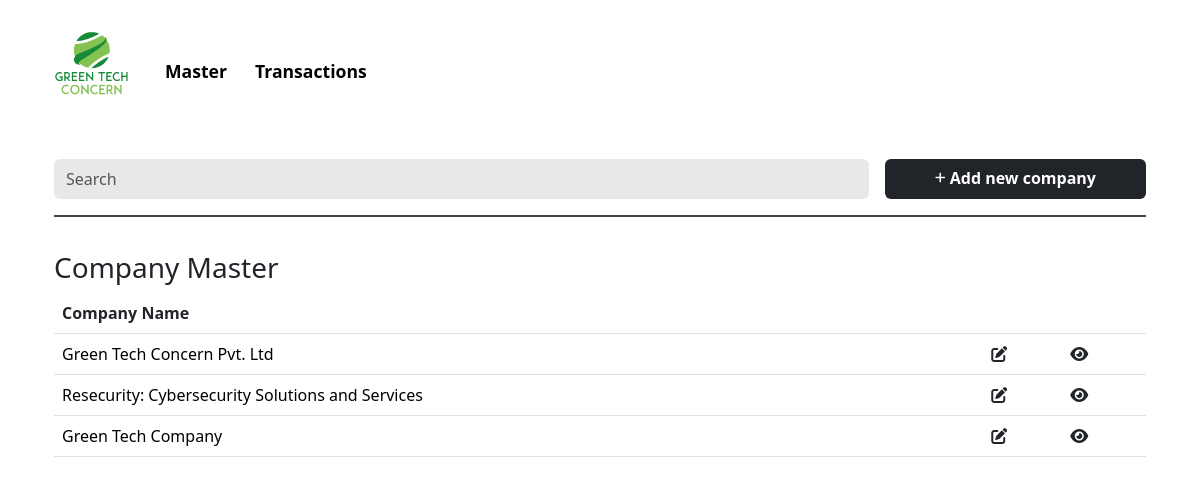
Before: /master/?selection=company with the older database file.
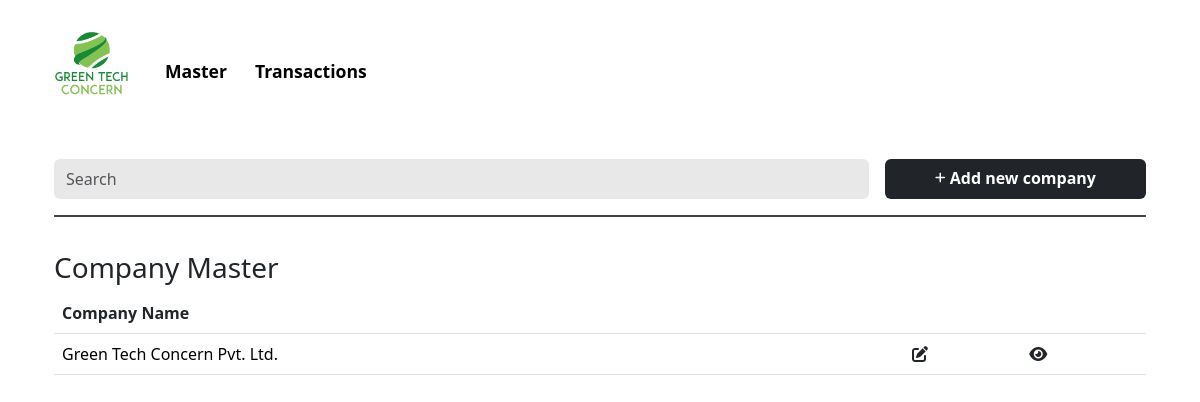
After: the same page with the newer database file.
### resecurityapp/models.py (models this page shows, shortened)
class Company(models.Model):
    Company_Name = models.CharField(max_length=100)
    sector = models.ForeignKey(Sector, on_delete=models.SET_NULL, null=True)
    address = models.CharField(max_length=255)
    city = models.CharField(max_length=100)
    country = models.CharField(max_length=100)
    Contact_Person = models.CharField(max_length=100)
    designation = models.CharField(max_length=100)
    email = models.EmailField()
    Phone_Number = models.CharField(max_length=20)
    requirement = models.ForeignKey(Requirement, on_delete=models.SET_NULL, null=True)
    brand = models.ForeignKey(Brand, on_delete=models.SET_NULL, null=True)
    Requirement_Description = models.TextField()
    currency = models.CharField(max_length=100)
    price = models.CharField(max_length=100)
    via = models.ForeignKey(Via, on_delete=models.SET_NULL, null=True)
    Referral_Name = models.CharField(max_length=100)
    Partner_Name = models.CharField(max_length=100)
    status = models.ForeignKey(Status, on_delete=models.SET_NULL, null=True)
    class Meta:
        verbose_name_plural = "companies"

### resecurityapp/views.py (the view)
# urls.py: path('master/', views.master, name='master'),
def master(request):
    companies = Company.objects.all()
    sectors = Sector.objects.all()
    requirements = Requirement.objects.all()
    vias = Via.objects.all()
    statuses = Status.objects.all()
    brands = Brand.objects.all()
    partners = Partner.objects.all()
    selection = request.GET.get('selection', None)
    return render(request, 'master.html', {'companies': companies, 'sectors': sectors, 'requirements': requirements, 'vias': vias, 'statuses': statuses, 'brands': brands, 'partners': partners, 'selection': selection})

### templates/master.html (shortened to what this page needs)
{% load static %}
<!doctype html>
<html lang="en">
<head>
    <link href="https://cdn.jsdelivr.net/npm/bootstrap@5.3.2/dist/css/bootstrap.min.css" rel="stylesheet">
    <link href="{% static 'css/homepage.css' %}" rel="stylesheet">
</head>
<body>
    <div class="container">
        <div id="navbar">
            <nav class="navbar navbar-expand-lg justify-content-center">
                <div class="container-fluid mt-3">
                    <a class="navbar-brand" href="{% url 'index' %}">
                        <img src="{% static 'images/logo.png' %}" alt="Resecurity CRM" width="75">
                    </a>
                    <div class="collapse navbar-collapse" id="navbarNav">
                        <ul class="navbar-nav mt-3">
                            <li class="nav-item" id="master">
                                <a class="nav-link fw-semibold" style="cursor: pointer;">Master</a>
                            </li>
                            <li class="nav-item active" id="transactions">
                                <a class="nav-link fw-semibold" href="{% url 'index' %}">Transactions</a>
                            </li>
                        </ul>
                    </div>
                </div>
            </nav>
        </div>
        {% if selection == "company" %}
        <div id="company-section">
            <div class="container mt-5">
                <div class="row g-3">
                    <div class="col">
                        <input class="form-control me-2 py-2" type="search" id="company-search" placeholder="Search" aria-label="Search">
                    </div>
                    <div class="col-3">
                        <a href="{% url 'newcompany' %}">
                            <button type="submit" class="btn fw-semibold w-100" name="company-submit" style="background-color: #212529;">
                                <i class="fa-solid fa-plus fa-xs" style="color: #ffffff;"></i> Add new company
                            </button>
                        </a>
                    </div>
                </div>
                <div class="hl mt-3"></div>
            </div>
            <div id="company-detail-content" class="company-detail-content container">
                <h3>Company Master</h3>
                <table class="table">
                    <thead>
                        <tr>
                            <th scope="col">Company Name</th>
                            <th scope="col"></th>
                            <th scope="col"></th>
                        </tr>
                    </thead>
                    <tbody>
                        {% for company in companies %}
                        <tr>
                            <td>{{ company.Company_Name }}</td>
                            <td>
                                <a href="{% url 'companyform' company.id %}">
                                    <i class="fa-solid fa-pen-to-square" style="color: #212529;"></i>
                                </a>
                            </td>
                            <td>
                                <a href="{% url 'companydetails' company.id %}">
                                    <i class="fa-solid fa-eye" style="color: #212529;"></i>
                                </a>
                            </td>
                        </tr>
                        {% endfor %}
                    </tbody>
                </table>
            </div>
        </div>
        {% endif %}
    </div>
</body>
</html>

Changed rows visible on the page:
removed Company: Company_Name "Resecurity: Cybersecurity Solutions and Services"
removed Company: Company_Name "Green Tech Company"
changed Company: Company_Name "Green Tech Concern Pvt. Ltd" → "Green Tech Concern Pvt. Ltd."
